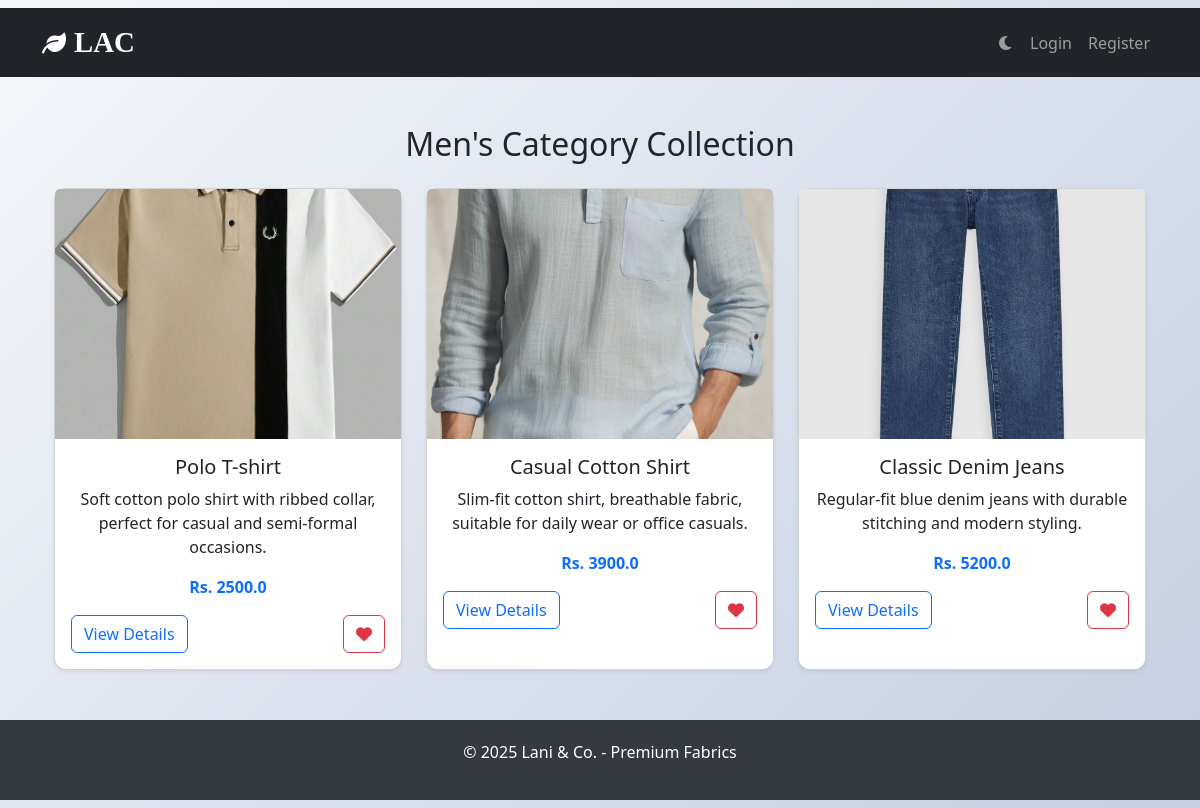
The page /category/men/ on the database its author committed.
### shop/models.py (models this page shows, shortened)
class Category(models.Model):
    name = models.CharField(max_length=100)
    slug = models.SlugField(unique=True, blank=False, null=False)
    image = models.ImageField(upload_to='categories/', blank=True, null=True)

class Product(models.Model):
    name = models.CharField(max_length=100)
    price = models.FloatField()
    category = models.ForeignKey(Category, on_delete=models.CASCADE)
    description = models.TextField(blank=True)
    image_filename = models.CharField(max_length=200, blank=True, null=True)   # static image
    is_latest = models.BooleanField(default=False)                             # admin‑controlled

### myapp/views.py (the view)
# urls.py: path('category/<slug:slug>/', views.category_products, name='category_products'),
@never_cache
def category_products(request, slug):
    category = get_object_or_404(Category, slug=slug)
    products = Product.objects.filter(category=category)
    search_query = request.GET.get('q', '')
    if search_query:
        products = products.filter(name__icontains=search_query)
    favorited_ids = []
    if request.user.is_authenticated:
        favorited_ids = request.user.favorite_set.values_list('product_id', flat=True)
    return render(request, 'category_products.html', {
        'category': category,
        'products': products,
        'search_query': search_query,
        'favorited_ids': favorited_ids,
    })

### shop/templates/category_products.html (shortened to what this page needs)
{% extends 'base.html' %}
{% load static %}
{% block content %}
<div class="container my-5">
    <h2 class="text-center mb-4">{{ category.name }} Collection</h2>
    <div class="row g-4">
        {% if products %}
            {% for product in products %}
            <div class="col-md-4">
                <div class="card h-100 shadow-sm">
                    {% if product.image_filename %}
                        <img src="{% static 'images/products/'|add:product.image_filename %}" class="card-img-top" style="height: 250px; object-fit: cover;">
                    {% elif product.image %}
                        <img src="{{ product.image.url }}" class="card-img-top" style="height: 250px; object-fit: cover;">
                    {% else %}
                        <img src="https://via.placeholder.com/300x250?text=No+Image" class="card-img-top">
                    {% endif %}
                    <div class="card-body text-center">
                        <h5 class="card-title">{{ product.name }}</h5>
                        <p class="card-text">{{ product.description|truncatewords:15 }}</p>
                        <p class="fw-bold text-primary">Rs. {{ product.price }}</p>
                        <div class="d-flex justify-content-between align-items-center">
                            <a href="{% url 'product_detail' product.id %}" class="btn btn-outline-primary">View Details</a>
                            <button class="btn favorite-btn {% if product.id in favorited_ids %}btn-danger{% else %}btn-outline-danger{% endif %}" data-product-id="{{ product.id }}">
                                <i class="fas fa-heart"></i>
                            </button>
                        </div>
                    </div>
                </div>
            </div>
            {% endfor %}
        {% endif %}
    </div>
</div>
{% endblock %}

### shop/templates/base.html (style rules this page uses)
body { background: linear-gradient(135deg, #f5f7fa 0%, #c3cfe2 100%); min-height: 100vh; transition: background 0.3s, color 0.3s; }
.card { border-radius: 12px; }
.btn { position: relative; overflow: hidden; transition: background 0.3s, transform 0.2s; }

### rows shown on the page
Category: name "Men's Category"
Product: image_filename (picture), name "Polo T-shirt", description "Soft cotton polo shirt with ribbed collar, perfect for casual and semi-formal occasions.", price "2500.0"
Product: image_filename (picture), name "Casual Cotton Shirt", description "Slim-fit cotton shirt, breathable fabric, suitable for daily wear or office casuals.", price "3900.0"
Product: image_filename (picture), name "Classic Denim Jeans", description "Regular-fit blue denim jeans with durable stitching and modern styling.", price "5200.0"
